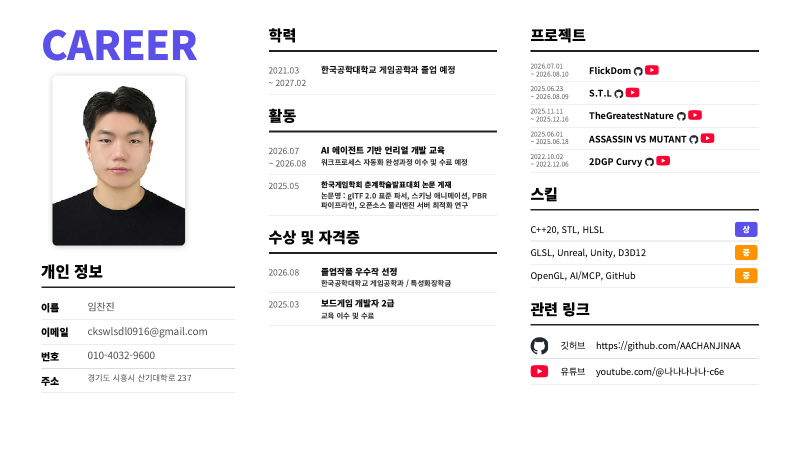
#> input picture tmp/pdfs/im_portfolio/page-01.png, 1600 x 900 px (shown at 1/2 size); its folder holds only this picture in this run
$ python make_contact.py
#> lines starting #> are read from the running program, lines starting #| are printed output that depends on the picture
from PIL import Image, ImageDraw
from pathlib import Path

root = Path(r"C:\Users\tlsdn\Desktop\Reports\tmp\pdfs\im_portfolio")
files = sorted(root.glob("page-*.png"))

for group_idx in range(0, len(files), 5):
    group = files[group_idx : group_idx + 5]
    thumbs = []
    for file in group:
        image = Image.open(file).convert("RGB")
#> image is the input picture: PIL image 1600x900 RGB; mean R, G, B 239.5, 238.2, 238.9
        image.thumbnail((640, 360))
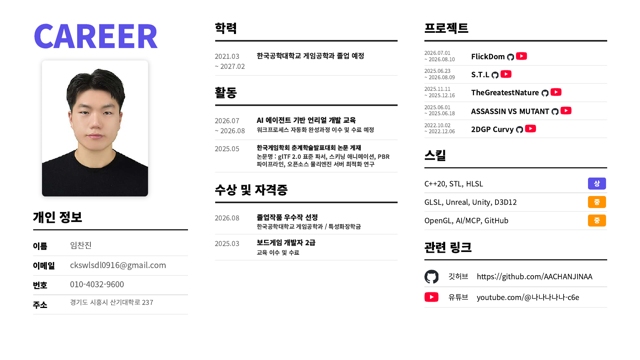
#> image: PIL image 640x360 RGB; mean R, G, B 239.3, 237.9, 238.7
        thumbs.append((file, image.copy()))

    canvas = Image.new("RGB", (660, len(thumbs) * 390), (235, 235, 235))
#> canvas: PIL image 660x390 RGB; every value is 235
    draw = ImageDraw.Draw(canvas)
    for index, (file, image) in enumerate(thumbs):
        y = index * 390
        canvas.paste(image, (10, y + 20))
        draw.text((10, y + 3), file.stem, fill=(0, 0, 0))
#> this loop made 1 pass
#> y on pass 1: 0
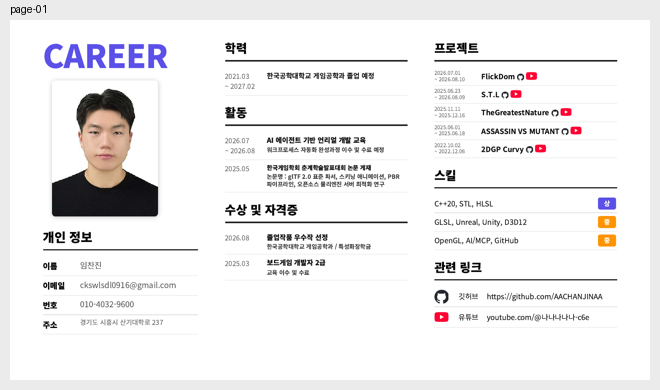
#> canvas: PIL image 660x390 RGB; mean R, G, B 238.8, 237.5, 238.2

    canvas.save(root / f"contact-{group_idx // 5 + 1}.jpg", quality=88)

$ run again, on tmp/pdfs/im_portfolio/page-07.png
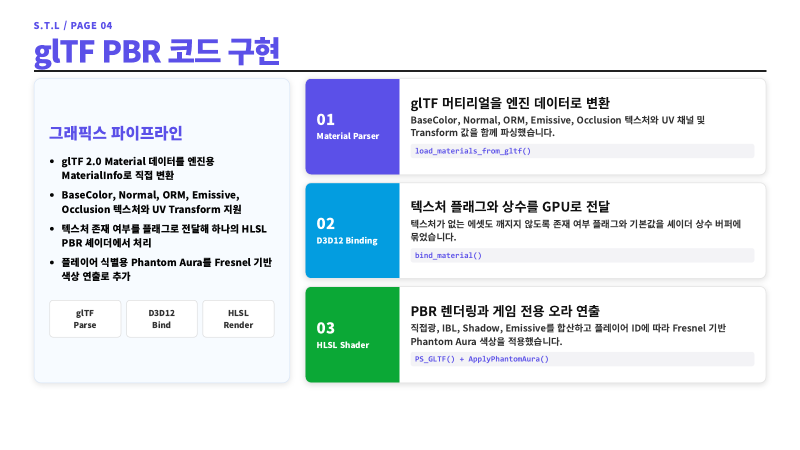
#> input picture tmp/pdfs/im_portfolio/page-07.png, 1600 x 900 px (shown at 1/2 size)
#> image is the input picture: PIL image 1600x900 RGB; mean R, G, B 225.9, 233.7, 239
#> `image.thumbnail((640, 360))`:
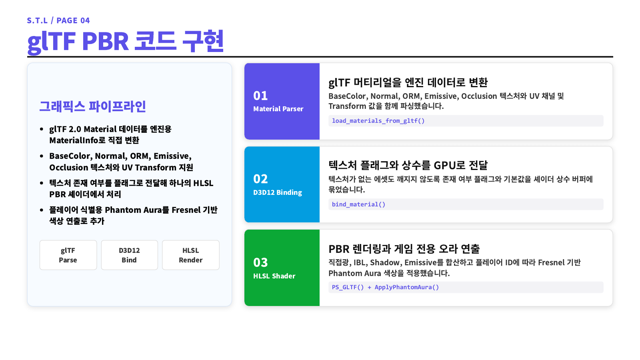
#> image: PIL image 640x360 RGB; mean R, G, B 225.8, 233.6, 238.8
#> the loop `for index, (file, image) in enumerate(thumbs):` made 1 pass
#> y on pass 1: 0
#> after the loop `for index, (file, image) in enumerate(thumbs):`:
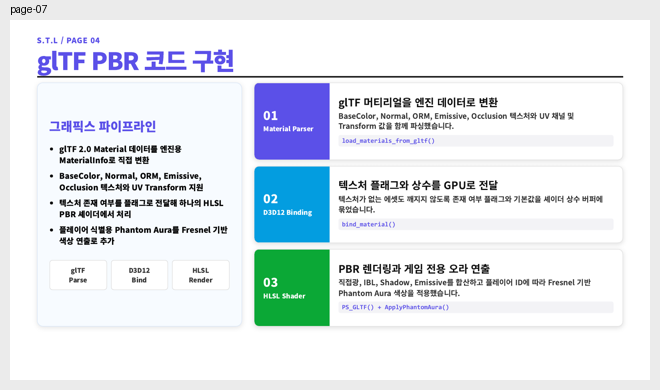
#> canvas: PIL image 660x390 RGB; mean R, G, B 226.7, 233.6, 238.3

$ run again, on tmp/pdfs/im_portfolio/page-02.png
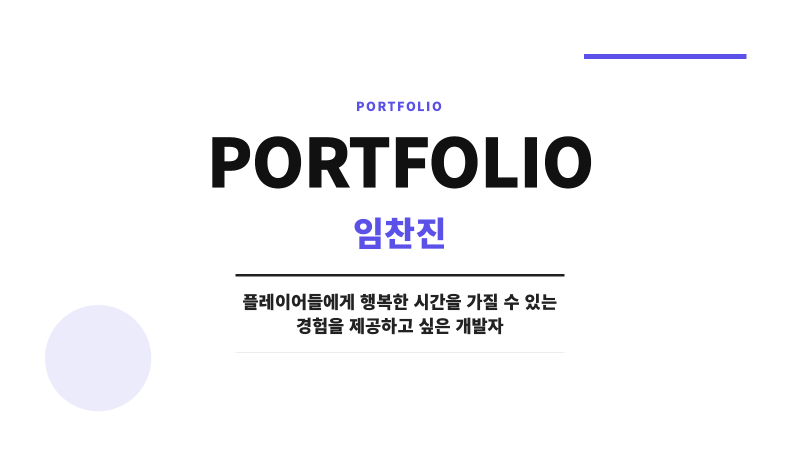
#> input picture tmp/pdfs/im_portfolio/page-02.png, 1600 x 900 px (shown at 1/2 size)
#> image is the input picture: PIL image 1600x900 RGB; mean R, G, B 243.7, 243.6, 245.1
#> `image.thumbnail((640, 360))`:
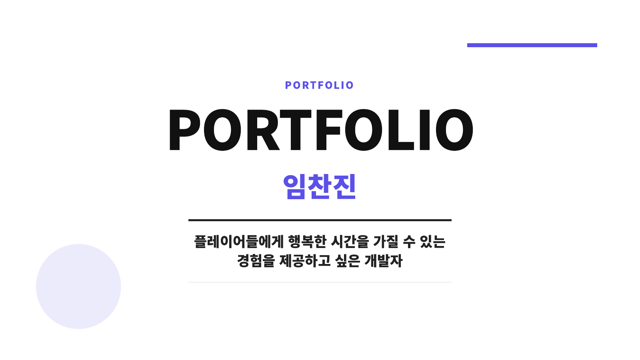
#> image: PIL image 640x360 RGB; mean R, G, B 243.6, 243.5, 245
#> the loop `for index, (file, image) in enumerate(thumbs):` made 1 pass
#> y on pass 1: 0
#> after the loop `for index, (file, image) in enumerate(thumbs):`:
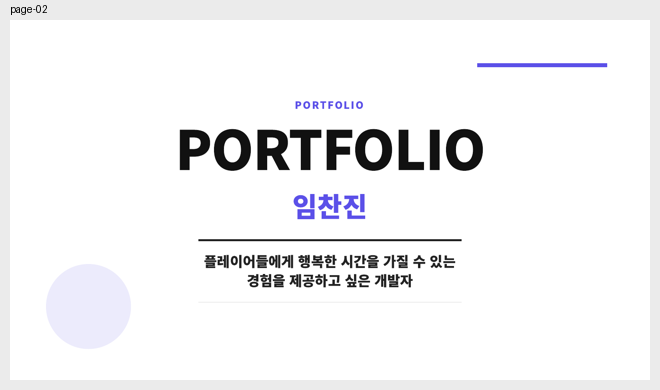
#> canvas: PIL image 660x390 RGB; mean R, G, B 242.6, 242.5, 243.9
